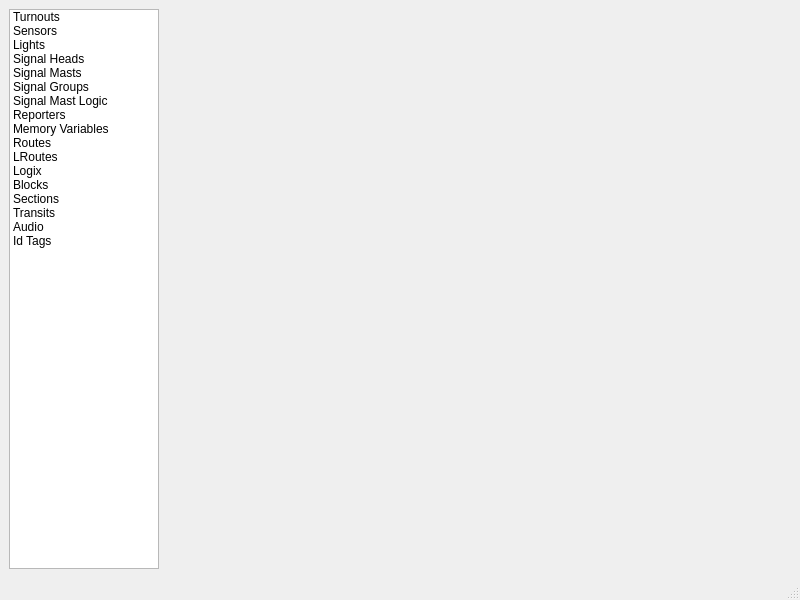
<?xml version="1.0" encoding="UTF-8"?>
<ui version="4.0">
 <class>TablesFrame</class>
 <widget class="QMainWindow" name="TablesFrame">
  <property name="geometry">
   <rect>
    <x>0</x>
    <y>0</y>
    <width>800</width>
    <height>600</height>
   </rect>
  </property>
  <property name="font">
   <font>
    <pointsize>9</pointsize>
   </font>
  </property>
  <property name="windowTitle">
   <string>MainWindow</string>
  </property>
  <widget class="QWidget" name="centralwidget">
   <layout class="QVBoxLayout" name="verticalLayout">
    <item>
     <widget class="QSplitter" name="splitter">
      <property name="orientation">
       <enum>Qt::Horizontal</enum>
      </property>
      <widget class="QListWidget" name="listWidget">
       <property name="maximumSize">
        <size>
         <width>150</width>
         <height>16777215</height>
        </size>
       </property>
       <item>
        <property name="text">
         <string>Turnouts</string>
        </property>
       </item>
       <item>
        <property name="text">
         <string>Sensors</string>
        </property>
       </item>
       <item>
        <property name="text">
         <string>Lights</string>
        </property>
       </item>
       <item>
        <property name="text">
         <string>Signal Heads</string>
        </property>
       </item>
       <item>
        <property name="text">
         <string>Signal Masts</string>
        </property>
       </item>
       <item>
        <property name="text">
         <string>Signal Groups</string>
        </property>
       </item>
       <item>
        <property name="text">
         <string>Signal Mast Logic</string>
        </property>
       </item>
       <item>
        <property name="text">
         <string>Reporters</string>
        </property>
       </item>
       <item>
        <property name="text">
         <string>Memory Variables</string>
        </property>
       </item>
       <item>
        <property name="text">
         <string>Routes</string>
        </property>
       </item>
       <item>
        <property name="text">
         <string>LRoutes</string>
        </property>
       </item>
       <item>
        <property name="text">
         <string>Logix</string>
        </property>
       </item>
       <item>
        <property name="text">
         <string>Blocks</string>
        </property>
       </item>
       <item>
        <property name="text">
         <string>Sections</string>
        </property>
       </item>
       <item>
        <property name="text">
         <string>Transits</string>
        </property>
       </item>
       <item>
        <property name="text">
         <string>Audio</string>
        </property>
       </item>
       <item>
        <property name="text">
         <string>Id Tags</string>
        </property>
       </item>
      </widget>
     </widget>
    </item>
   </layout>
  </widget>
  <widget class="QMenuBar" name="menubar">
   <property name="geometry">
    <rect>
     <x>0</x>
     <y>0</y>
     <width>800</width>
     <height>21</height>
    </rect>
   </property>
  </widget>
  <widget class="QStatusBar" name="statusbar"/>
 </widget>
 <resources/>
 <connections/>
</ui>
